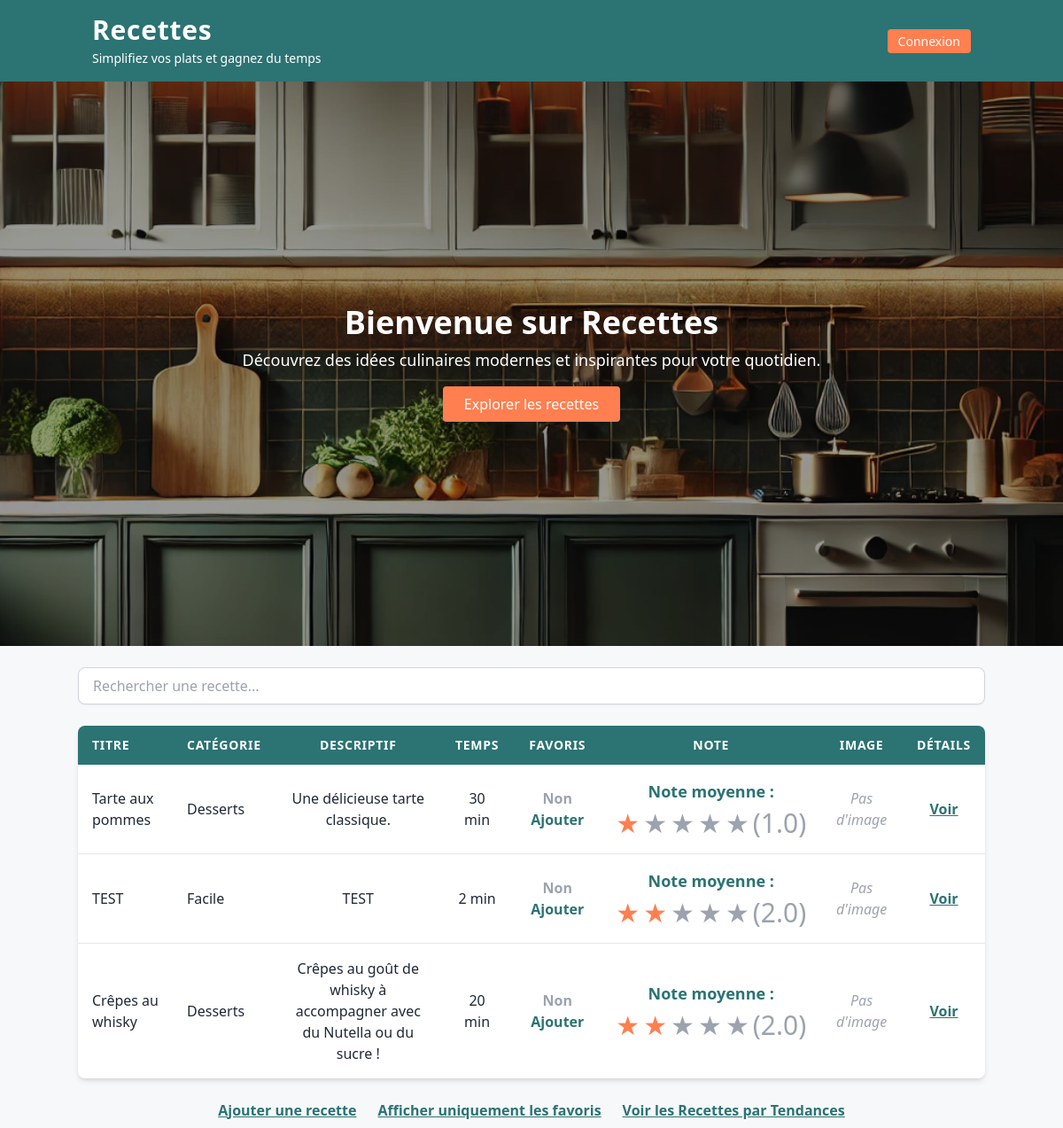
Before: / with the older database file.
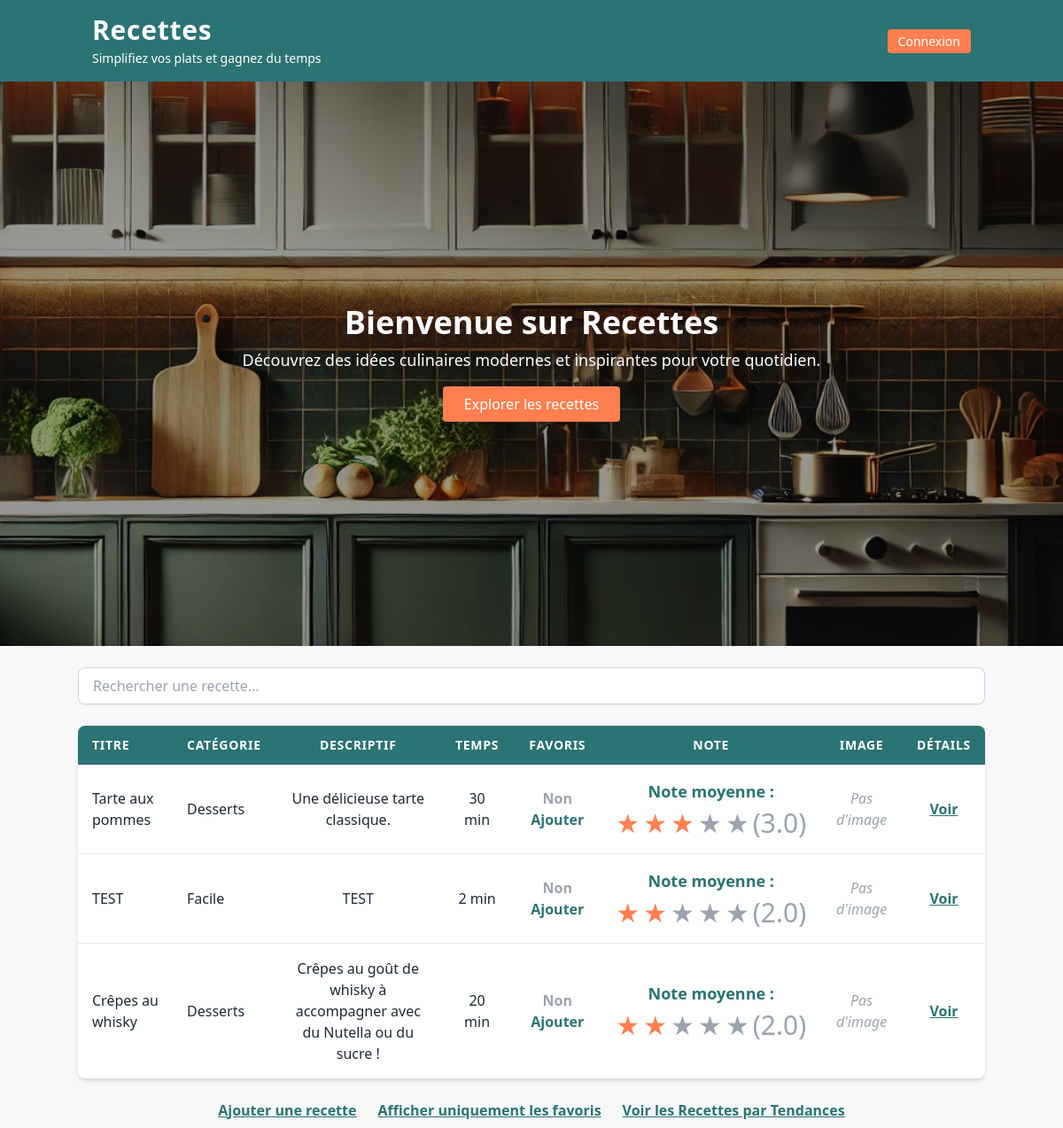
After: the same page with the newer database file.
### recettes/models.py (models this page shows, shortened)
class Recette(models.Model):
    titre = models.CharField(max_length=200)
    description = models.TextField()
    categorie = models.ForeignKey(
        Categorie, on_delete=models.CASCADE, related_name='recettes'
    )  # Lien avec le modèle Categorie
    temps_preparation = models.IntegerField()
    temps_cuisson = models.IntegerField()
    ingredients = models.TextField()
    etapes = models.TextField()
    image = models.ImageField(upload_to='images/', null=True, blank=True)
    note_moyenne = models.FloatField(default=0.0)
    visites = models.PositiveIntegerField(default=0)

class Categorie(models.Model):
    nom = models.CharField(max_length=100, unique=True)  # Le nom de la catégorie doit être unique

### recettes/views.py (the view)
# urls.py: 2. Add a URL to urlpatterns:  path('', views.home, name='home')
def home(request):
    rows = Recette.objects.all()
    if request.user.is_authenticated:
        favoris_ids = Favori.objects.filter(user=request.user).values_list('recette_id', flat=True)
        favoris_ids = [int(f) for f in favoris_ids]  # Force les IDs à être des entiers
    else:
        favoris_ids = []  # Aucun favori pour un utilisateur non connecté
    return render(request, 'recettes.html', {'rows': rows, 'favoris_ids': favoris_ids})

### recettes/templates/recettes.html (shortened to what this page needs)
<!DOCTYPE html>
<html lang="fr">
<head>
  <script src="https://cdn.tailwindcss.com"></script>
</head>
<body class="bg-LightGray text-gray-800">
  <header class="bg-Blue text-white py-4 shadow-md">
    <div class="container mx-auto px-4 flex justify-between items-center">
      <div>
        <h1 class="text-3xl font-extrabold tracking-wide">Recettes</h1>
        <p class="text-sm font-light mt-1">Simplifiez vos plats et gagnez du temps</p>
      </div>
      <div>
        {% if request.user.is_authenticated %}
          <div class="flex items-center space-x-4">
            <span class="font-semibold">Bonjour, {{ request.user.username }} !</span>
            <a href="{% url 'logout' %}" class="bg-Red px-3 py-1 rounded text-sm hover:bg-red-600 transition">
              Déconnexion
            </a>
          </div>
        {% else %}
          <a href="{% url 'login' %}" class="bg-Red px-3 py-1 rounded text-sm hover:bg-red-600 transition">
            Connexion
          </a>
        {% endif %}
      </div>
    </div>
  </header>
  <section class="relative">
    <img src="../images/Acceuil.png" alt="Cuisine moderne" class="w-full h-[50vh] object-cover">
    <div class="absolute inset-0 bg-black bg-opacity-40 flex items-center justify-center">
      <div class="text-center text-white px-4">
        <h2 class="text-4xl font-bold">Bienvenue sur Recettes</h2>
        <p class="text-lg mt-2">Découvrez des idées culinaires modernes et inspirantes pour votre quotidien.</p>
        <a href="#main-content" class="mt-4 inline-block bg-Red text-white px-6 py-2 rounded hover:bg-red-600 transition">
          Explorer les recettes
        </a>
      </div>
    </div>
  </section>
  <main id="main-content" class="p-6">
    <div class="container mx-auto mb-6">
      <input type="text" id="search-input" onkeyup="filterTable()"
             placeholder="Rechercher une recette..."
             class="w-full border border-gray-300 rounded-lg px-4 py-2 shadow-sm focus:ring-2 focus:ring-Blue focus:outline-none">
    </div>
    <div class="container mx-auto bg-white shadow-md rounded-lg overflow-hidden">
      <table class="min-w-full">
        <thead class="bg-Blue text-white text-sm uppercase tracking-wider">
          <tr>
            <th class="px-4 py-3 text-left">Titre</th>
            <th class="px-4 py-3 text-left">Catégorie</th>
            <th class="px-4 py-3 text-center">Descriptif</th>
            <th class="px-4 py-3 text-center">Temps</th>
            <th class="px-4 py-3 text-center">Favoris</th>
            <th class="px-4 py-3 text-center">Note</th>
            <th class="px-4 py-3 text-center">Image</th>
            <th class="px-4 py-3 text-center">Détails</th>
          </tr>
        </thead>
        <tbody class="divide-y divide-gray-200">
          {% for row in rows %}
          <tr class="hover:bg-gray-100 transition">
            <td class="px-4 py-4">{{ row.titre }}</td>
            <td class="px-4 py-4">{{ row.categorie.nom }}</td>
            <td class="px-4 py-4 text-center">{{ row.description }}</td>
            <td class="px-4 py-4 text-center">{{ row.temps_preparation }} min</td>
            <td class="px-4 py-4 text-center">
              {% if row.id in favoris_ids %}
                <span class="text-Red font-semibold">Oui</span>
                <a href="{% url 'toggle_favoris' row.pk %}"
                   class="text-Red font-semibold hover:text-red-600 transition">
                  Retirer
                </a>
              {% else %}
                <span class="text-gray-400 font-semibold">Non</span>
                <a href="{% url 'toggle_favoris' row.pk %}"
                   class="text-Blue font-semibold hover:text-teal-700 transition">
                  Ajouter
                </a>
              {% endif %}
            </td>
            <td class="px-4 py-4 text-center">
              <p class="text-lg font-bold text-Blue">Note moyenne :</p>
              <div class="flex space-x-1 mt-1">
                {% for i in "12345" %}
                  {% if row.note_moyenne >= forloop.counter %}
                    <span class="text-Red text-3xl">&#9733;</span>
                  {% else %}
                    <span class="text-gray-400 text-3xl">&#9733;</span>
                  {% endif %}
                {% endfor %}
                <span class="text-gray-400 text-3xl">({{ row.note_moyenne }})</span>
              </div>
            </td>
            <td class="px-4 py-4 text-center">
              {% if row.image %}
                <img src="{{ row.image.url }}" alt="Recette" class="w-16 h-16 rounded-lg mx-auto">
              {% else %}
                <span class="text-gray-400 italic">Pas d'image</span>
              {% endif %}
            </td>
            <td class="px-4 py-4 text-center">
              <a href="{% url 'details' row.id %}"
                 class="text-Blue font-semibold underline hover:text-teal-700 transition">
                Voir
              </a>
            </td>
          </tr>
          {% empty %}
          <tr>
            <td colspan="7" class="px-4 py-4 text-center text-gray-500 italic">
              Aucune recette disponible.
            </td>
          </tr>
          {% endfor %}
        </tbody>
      </table>
    </div>
    <div class="container mx-auto flex justify-center mt-6 space-x-6">
      <a href="/manage" class="text-Blue font-semibold underline hover:text-teal-700 transition">
        Ajouter une recette
      </a>
      <a href="/favoris" class="text-Blue font-semibold underline hover:text-teal-700 transition">
        Afficher uniquement les favoris
      </a>
      <a href="{% url 'recettes_tendances' %}" class="text-Blue font-semibold underline hover:text-blue-600">
        Voir les Recettes par Tendances
      </a>
    </div>
  </main>
</body>
</html>

Changed rows visible on the page:
changed Recette "Tarte aux pommes": note_moyenne "1.0" → "3.0"
